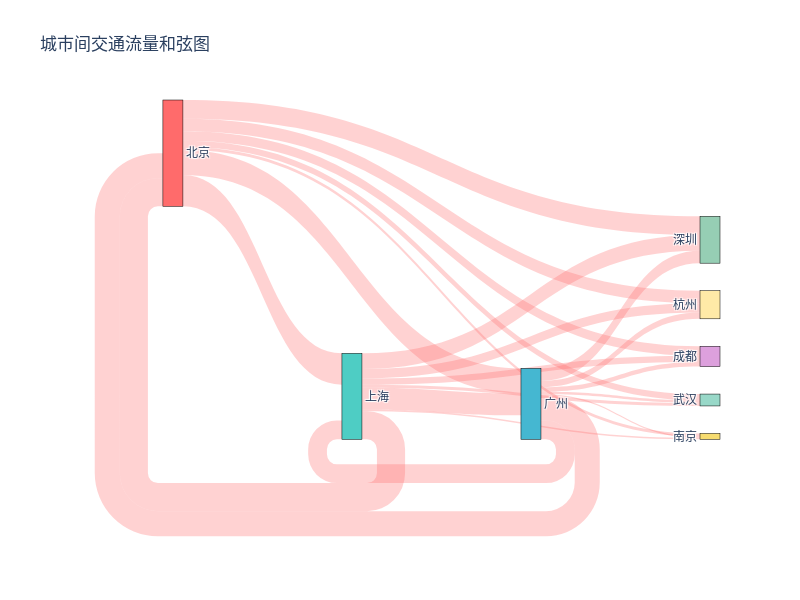

The code cell stored with this chart in its notebook:
### Code cell
import plotly.graph_objects as go

# 创建数据
labels = ["北京", "上海", "广州", "深圳", "杭州", "成都", "武汉", "南京"]
matrix = [
    [0, 100, 80, 60, 40, 30, 20, 10],
    [90, 0, 70, 50, 30, 20, 10, 5],
    [80, 60, 0, 40, 20, 15, 8, 4],
    [70, 50, 30, 0, 25, 18, 12, 6],
    [60, 40, 20, 10, 0, 15, 10, 5],
    [50, 30, 15, 8, 12, 0, 8, 4],
    [40, 20, 10, 5, 8, 6, 0, 3],
    [30, 15, 8, 4, 6, 4, 2, 0]
]

# 创建和弦图
fig = go.Figure(data=[go.Sankey(
    arrangement = "snap",
    node = dict(
        pad = 20,
        thickness = 20,
        line = dict(color = "black", width = 0.5),
        label = labels,
        color = ["#FF6B6B", "#4ECDC4", "#45B7D1", "#96CEB4", 
                "#FFEAA7", "#DDA0DD", "#98D8C8", "#F7DC6F"]
    ),
    link = dict(
        source = [0,0,0,0,0,0,0,1,1,1,1,1,1,1,2,2,2,2,2,2,2],
        target = [1,2,3,4,5,6,7,0,2,3,4,5,6,7,0,1,3,4,5,6,7],
        value =  [100,80,60,40,30,20,10,90,70,50,30,20,10,5,
                  80,60,40,20,15,8,4],
        color = ["rgba(255,107,107,0.3)"] * 21
    )
)])

fig.update_layout(
    title_text="城市间交通流量和弦图",
    font_size=12,
    width=800,
    height=600
)

fig.show()

### Figure 1 — Plotly figure (JSON) as saved in the notebook; plotly's stock layout.template omitted (floating-point values rounded to 4 significant figures)
{"data": [{"arrangement": "snap", "link": {"color": ["rgba(255,107,107,0.3)", "rgba(255,107,107,0.3)", "rgba(255,107,107,0.3)", "rgba(255,107,107,0.3)", "rgba(255,107,107,0.3)", "rgba(255,107,107,0.3)", "rgba(255,107,107,0.3)", "rgba(255,107,107,0.3)", "rgba(255,107,107,0.3)", "rgba(255,107,107,0.3)", "rgba(255,107,107,0.3)", "rgba(255,107,107,0.3)", "rgba(255,107,107,0.3)", "rgba(255,107,107,0.3)", "rgba(255,107,107,0.3)", "rgba(255,107,107,0.3)", "rgba(255,107,107,0.3)", "rgba(255,107,107,0.3)", "rgba(255,107,107,0.3)", "rgba(255,107,107,0.3)", "rgba(255,107,107,0.3)"], "source": [0, 0, 0, 0, 0, 0, 0, 1, 1, 1, 1, 1, 1, 1, 2, 2, 2, 2, 2, 2, 2], "target": [1, 2, 3, 4, 5, 6, 7, 0, 2, 3, 4, 5, 6, 7, 0, 1, 3, 4, 5, 6, 7], "value": [100, 80, 60, 40, 30, 20, 10, 90, 70, 50, 30, 20, 10, 5, 80, 60, 40, 20, 15, 8, 4]}, "node": {"color": ["#FF6B6B", "#4ECDC4", "#45B7D1", "#96CEB4", "#FFEAA7", "#DDA0DD", "#98D8C8", "#F7DC6F"], "label": ["北京", "上海", "广州", "深圳", "杭州", "成都", "武汉", "南京"], "line": {"color": "black", "width": 0.5}, "pad": 20, "thickness": 20}, "type": "sankey"}], "layout": {"font": {"size": 12}, "height": 600, "title": {"text": "城市间交通流量和弦图"}, "width": 800}}
